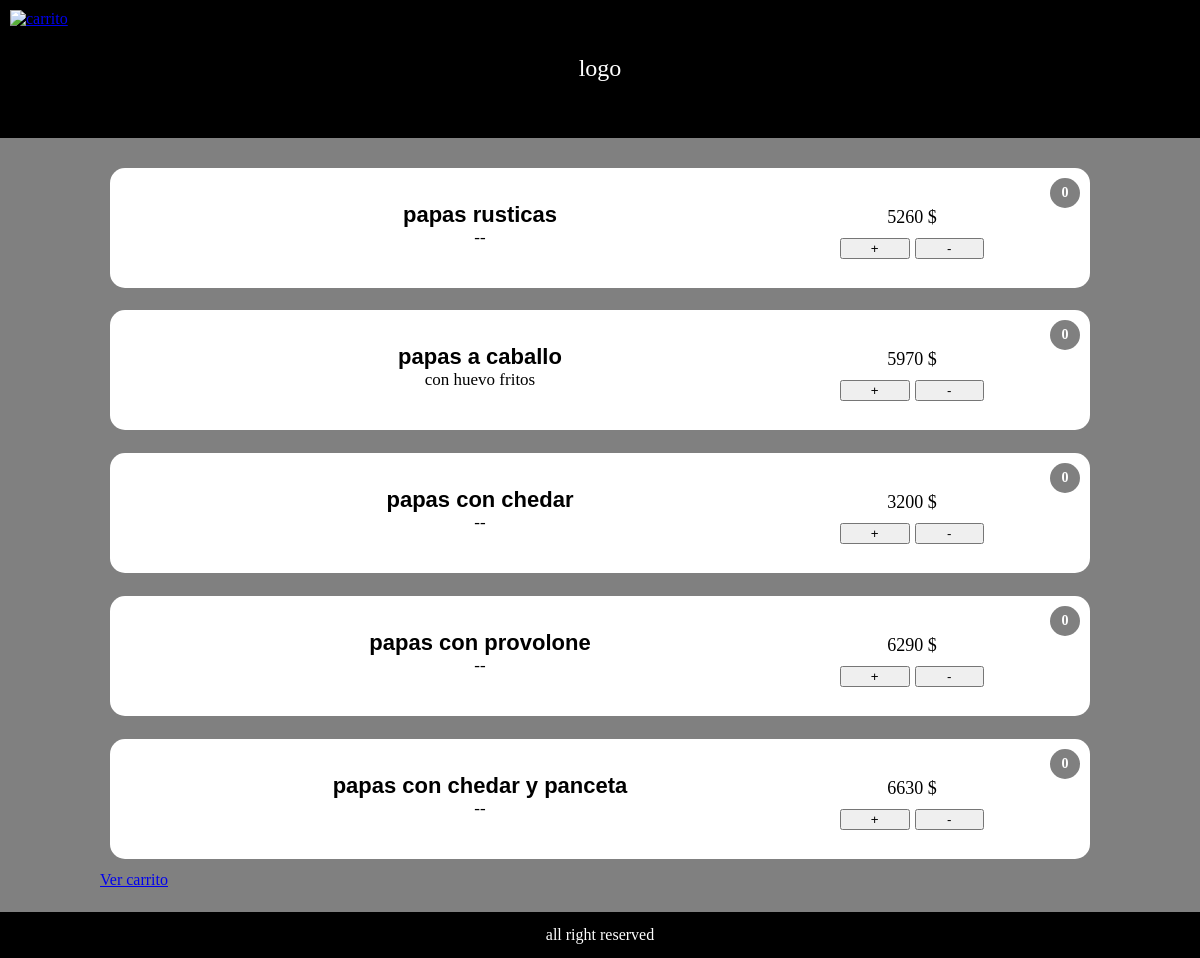
The app's page /minutasypicadas.php with its own data.
### tables this page shows
CREATE TABLE `minutaspicadas` (
  `id` int(100) NOT NULL,
  `producto` varchar(100) NOT NULL,
  `descripcion` varchar(100) NOT NULL,
  `precio` int(100) NOT NULL
);

### minutasypicadas.php (the view, shortened to what this page needs)
<?php
include 'conexion.php';
$conn = new mysqli($servername, $username, $password, $dbname);
function obtenerDatos($conn, $tabla, $columnas, $limite = 5, $offset = 0) {
    $columnas_str = implode(", ", $columnas);
    $sql = "SELECT $columnas_str FROM $tabla LIMIT $limite OFFSET $offset";
    $result = $conn->query($sql);
    if ($result->num_rows > 0) {
        $datos = [];
        while ($row = $result->fetch_assoc()) {
            $datos[] = $row;
        }
        return $datos;
    } else {
        return [];
    }
}
$columnas = ['producto', 'descripcion', 'precio'];
$productos = obtenerDatos($conn, "minutaspicadas", $columnas, 5);
$carrito = isset($_SESSION['carrito']) ? $_SESSION['carrito'] : [];
?>
<!DOCTYPE html>
<html lang="en">
<head>
    <link rel="stylesheet" href="stylePostre.css">
</head>
<body>
    <a href="#" class="div-carrito-logo" id="carrito-toggle">
        <img src="https://imgs.search.brave.com/YTMltGz-gA7Tl3n8S55llzBxTrU71GXA8kAejh69gcE/rs:fit:860:0:0:0/g:ce/aHR0cHM6Ly9pbWFn/ZXMudmV4ZWxzLmNv/bS9tZWRpYS91c2Vy/cy8zLzIwMDA5Ny9p/c29sYXRlZC9wcmV2/aWV3Lzk0MjgyMDgz/NjI0NmYwOGMyZDZi/ZTIwYTQ1YTg0MTM5/LWljb25vLWRlLWNh/cnJpdG8tZGUtY29t/cHJhcy1jYXJyaXRv/LWRlLWNvbXByYXMu/cG5n" alt="carrito" class="carrito-logo">
    </a>
    <div class="logo">logo</div>
    <div class="contenedor">
        <?php foreach ($productos as $index => $producto): ?>
        <div class="slot">
            <div class="productoDescripcion">
                <p class="producto"><?php echo htmlspecialchars($producto['producto']); ?></p>
                <p class="descripcion"><?php echo htmlspecialchars($producto['descripcion']); ?></p>
            </div>
            <div class="precioBotones">
                <div class="precio"><?php echo $producto['precio']; ?> $</div>
                <div class="botones">
                    <button class="mas" data-nombre="<?php echo htmlspecialchars($producto['producto']); ?>" data-precio="<?php echo $producto['precio']; ?>">+</button>
                    <button class="menos" data-nombre="<?php echo htmlspecialchars($producto['producto']); ?>" data-precio="<?php echo $producto['precio']; ?>">-</button>
                </div>
            </div>
            <div class="contador" data-nombre="<?php echo htmlspecialchars($producto['producto']); ?>">
                <?php echo isset($carrito[$producto['producto']]) ? $carrito[$producto['producto']]['cantidad'] : 0; ?>
            </div>
        </div>
        <?php endforeach; ?>
        <a href="carrito.php">Ver carrito</a>
    </div>
    <div class="p-pie"> all right reserved</div>
</body>
</html>

### stylePostre.css (style rules this page uses)
* { margin: 0; padding: 0; }
body { overflow: hidden; }
.logo { width: 100vw; height: 15vh; background-color: black; color: white; text-align: center; line-height: 15vh; font-size: 24px; }
.contenedor { width: 100vw; height: 80vh; background-color: grey; display: grid; justify-content: center; overflow-y: scroll; scrollbar-width: none; padding: 20px 0; }
.slot { position: relative; width: 80vw; height: 100px; background-color: white; margin: 10px; border-radius: 15px; display: grid; grid-template-columns: 75% 15%; align-items: center; padding: 10px; }
.productoDescripcion { display: grid; grid-template-rows: 1fr 1fr; }
.producto { text-align: center; font-size: 22px; font-family: 'Arial Black', 'Arial', sans-serif; font-weight: 700; }
.descripcion { text-align: center; font-size: 17px; }
.precioBotones { display: grid; grid-template-rows: 1fr 1fr; }
.precio { text-align: center; font-size: 18px; margin-top: 10px; }
.botones { margin-top: 10px; display: grid; grid-template-columns: 1fr 1fr; gap: 5px; }
.div-carrito-logo { position: fixed; top: 10px; left: 10px; width: 70px; height: 70px; z-index: 20; transition: transform 0.4s ease-in-out; }
.carrito-logo { width: 100%; height: 100%; }
.p-pie { height: 5vh; background-color: black; color: white; text-align: center; line-height: 5vh; }
.contador { position: absolute; top: 10px; right: 10px; background-color: grey; color: white; border-radius: 50%; width: 30px; height: 30px; display: flex; justify-content: center; align-items: center; font-weight: bold; font-size: 14px; }

### records on screen
minutaspicadas: producto "papas rusticas", descripcion "--", precio "5260"
minutaspicadas: producto "papas a caballo", descripcion "con huevo fritos", precio "5970"
minutaspicadas: producto "papas con chedar", descripcion "--", precio "3200"
minutaspicadas: producto "papas con provolone", descripcion "--", precio "6290"
minutaspicadas: producto "papas con chedar y panceta", descripcion "--", precio "6630"
